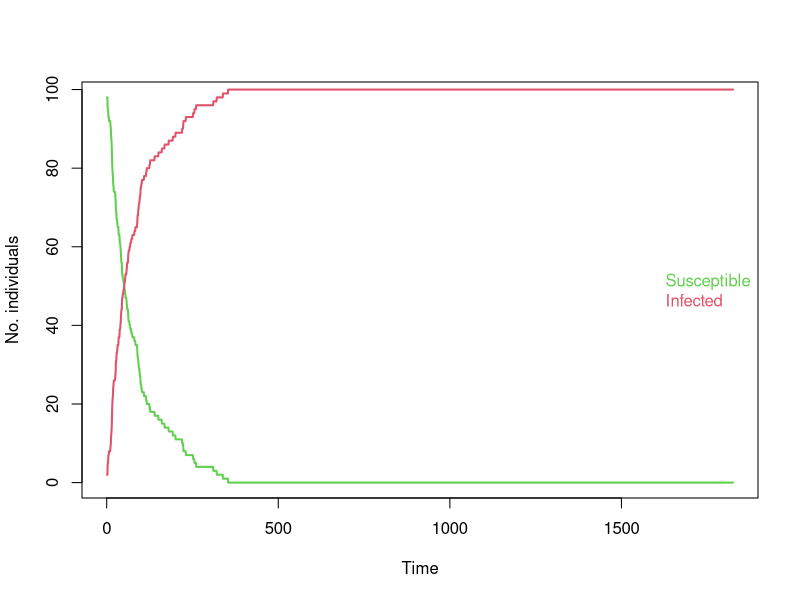

The R script that drew this image:
## ---- chunk 1
set.seed(250)

n.cows <- 100

# Create the farm:
farm <- data.frame(id =1:n.cows,
                   age=round(runif(n.cows,730,1642)),
                   infected=0)

# We start by initially infected one cow - the first one:
farm$infected[1] <- 1

# We set the probability of infection:
ProbInfection <- 0.01

# We want to simulate 5 years:
end.time <- 5 * 365

# Collect the mean age of the cows in herd over time:
age_collect <- numeric(end.time)

# Collect the number of susceptible and infected animals at each time point:
inf_collect <- data.frame(susceptible=rep(0,end.time), infected=rep(0, end.time))

for (k in 1:end.time)
{

    # Identify the cows that are not infected (susceptible):
    PotInf       <- which(farm$infected==0)
    # Draw randomly which of the cows that should be (newly) infected:
    NewInf       <- PotInf[rbinom(length(PotInf),1,prob=ProbInfection)==1]
    # If there are new infections, then we infect them:
    if(length(NewInf)>0) farm$infected[NewInf] <- 1

   # Add one day to the age of all the animals, for each simulated:
   farm$age <- farm$age + 1

   # Save the daily mean age of all cows:
   age_collect[k] <- mean(farm$age)
   
   # Save the number of susceptible and infected:
   sus <- length(farm$infected[farm$infected==0])
   inf <- length(farm$infected[farm$infected==1])
   inf_collect[k,] <- c(sus, inf)
}

## ---- chunk 2

plot(inf_collect$susceptible, type="l", lwd=2, col=3, xlab="Time", ylab="No. individuals")
lines(inf_collect$infected, type="l", lwd=2, col=2)
legend("right", text.col=c(3,2), legend=c("Susceptible", "Infected"), 
       bty="n")

